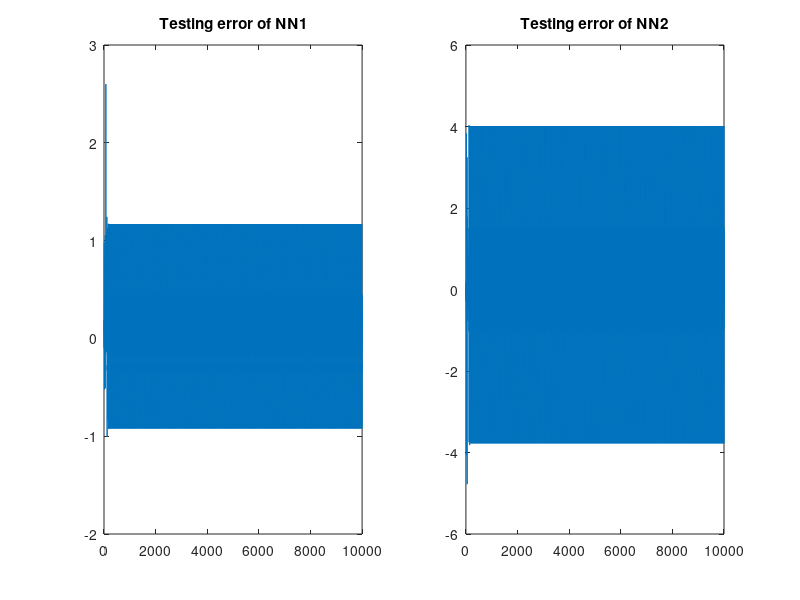
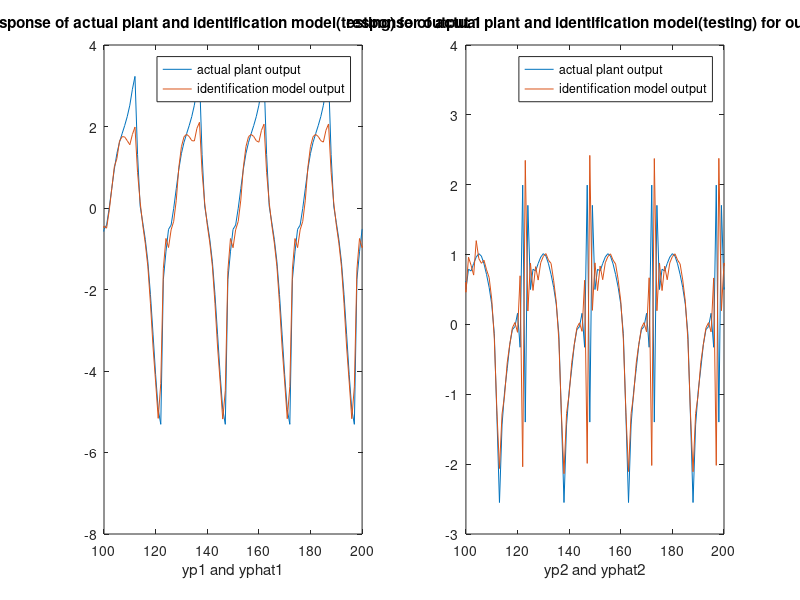

These figures' MATLAB source, in order:
%%%% IDENTIFICATION EXAMPLE 5

%%%%%%%%%%%%% IDENTIFICATION PROCESS
clc;clear;
k=1:100000;
f1=@(x,y)(x/(1+y^2));
f2=@(x,y)(x*y/(1+y^2));
difftanh=@(x)(sech(x).^2);

yp=[zeros(2,1) zeros(2,length(k))];
yphat=[zeros(2,1) zeros(2,length(k))];
u=-1+2*randn(2,length(k)+1);
NN_1class=[2 50 30 1];
NN_2class=[2 50 30 1];
in_1=NN_1class(1);n1_1=NN_1class(2);n2_1=NN_1class(3);out_1=NN_1class(4);
in_2=NN_2class(1);n1_2=NN_2class(2);n2_2=NN_2class(3);out_2=NN_2class(4);

W1_1=randn(in_1+1,n1_1);
W2_1=randn(n1_1+1,n2_1);
W3_1=zeros(n2_1+1,out_1);

W1_2=randn(in_2+1,n1_2);
W2_2=randn(n1_2+1,n2_2);
W3_2=zeros(n2_2+1,out_2);

eta=0.001;

for i=2:length(k)+1
    f1x=f1(yp(1,i-1),yp(2,i-1));
    f2x=f2(yp(1,i-1),yp(2,i-1));
    yp(:,i)=[ f1x ; f2x]+u(:,i-1);
    
    A1_1=[1 yp(1,i-1) yp(2,i-1)]*W1_1;
    y1_1=tanh(A1_1);
    A2_1=[1 y1_1]*W2_1;
    y2_1=tanh(A2_1);
    A3_1=[1 y2_1]*W3_1;
    N_1=A3_1;
    
    A1_2=[1 yp(1,i-1) yp(2,i-1)]*W1_2;
    y1_2=tanh(A1_2);
    A2_2=[1 y1_2]*W2_2;
    y2_2=tanh(A2_2);
    A3_2=[1 y2_2]*W3_2;
    N_2=A3_2;
    
    e_1= -(N_1 - f1x);
    e_2= -(N_2 - f2x);
    
    del3_1=e_1;
    del2_1=difftanh(A2_1).*(del3_1*W3_1(2:end,:)');
    del1_1=difftanh(A1_1).*(del2_1*W2_1(2:end,:)');
    Jw3_1=[1 y2_1]'*del3_1;
    Jw2_1=[1 y1_1]'*del2_1;
    Jw1_1=[1 yp(1,i-1) yp(2,i-1)]'*del1_1;
    W3_1=W3_1+eta*Jw3_1;
    W2_1=W2_1+eta*Jw2_1;
    W1_1=W1_1+eta*Jw1_1;
    
    del3_2=e_2;
    del2_2=difftanh(A2_2).*(del3_2*W3_2(2:end,:)');
    del1_2=difftanh(A1_2).*(del2_2*W2_2(2:end,:)');
    Jw3_2=[1 y2_2]'*del3_2;
    Jw2_2=[1 y1_2]'*del2_2;
    Jw1_2=[1 yp(1,i-1) yp(2,i-1)]'*del1_2;
    W3_2=W3_2+eta*Jw3_2;
    W2_2=W2_2+eta*Jw2_2;
    W1_2=W1_2+eta*Jw1_2;
    
    yphat(:,i)=[N_1; N_2]+u(:,i-1);
end
%%
k=1:10000;
yp=[zeros(2,1) zeros(2,length(k))];
yphat=[zeros(2,1) zeros(2,length(k))];
u=[sin((2*pi).*k./25);cos((2*pi).*k./25)];
error_1_test=zeros(1,length(k));
error_2_test=zeros(1,length(k));
for i=2:length(k)+1
    f1x=f1(yp(1,i-1),yp(2,i-1));
    f2x=f2(yp(1,i-1),yp(2,i-1));
    yp(:,i)=[ f1x ; f2x]+u(:,i-1);
    
    A1_1=[1 yphat(1,i-1) yphat(2,i-1)]*W1_1;
    y1_1=tanh(A1_1);
    A2_1=[1 y1_1]*W2_1;
    y2_1=tanh(A2_1);
    A3_1=[1 y2_1]*W3_1;
    N_1=A3_1;
    
    A1_2=[1 yphat(1,i-1) yphat(2,i-1)]*W1_2;
    y1_2=tanh(A1_2);
    A2_2=[1 y1_2]*W2_2;
    y2_2=tanh(A2_2);
    A3_2=[1 y2_2]*W3_2;
    N_2=A3_2;
    
    e_1= -(N_1 - f1x);
    e_2= -(N_2 - f2x);
    
    yphat(:,i)=[N_1; N_2]+u(:,i-1);
    
    error_1_test(i-1)=e_1;
    error_2_test(i-1)=e_2;
end
%%
figure;
subplot(121);
plot(error_1_test)
title('Testing error of NN1')
rmse_1=rms(error_1_test)
subplot(122);
plot(error_2_test)
title('Testing error of NN2')
rmse_2=rms(error_2_test)
VAF1=(1-var(yp(1,:)-yphat(1,:))/var(yp(1,:)))*100
VAF2=(1-var(yp(2,:)-yphat(2,:))/var(yp(2,:)))*100

figure;
subplot(121);
plot(yp(1,:));
hold on
plot(yphat(1,:))
xlim([100 200])
title('response of actual plant and identification model(testing) for output 1');
xlabel('yp1 and yphat1')
legend('actual plant output','identification model output');
subplot(122);
plot(yp(2,:));
hold on
plot(yphat(2,:));
xlim([100 200])
title('response of actual plant and identification model(testing) for output 2');
xlabel('yp2 and yphat2')
legend('actual plant output','identification model output');